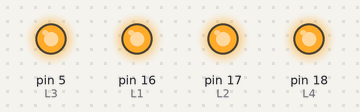
A sketch run on a simulated Arduino Uno, built with avr-gcc and run on an emulated ATmega328P. Shown: output pins drawn as LEDs (lit = HIGH).

Above: at 1.0 s.
At 3.0 s:
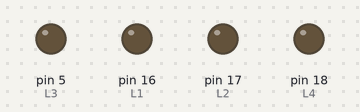
Timing chart, 0 to 5.2 s (numbered marks = the images above):
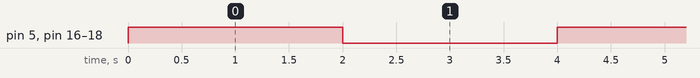

Measured:
- by itself, pin 5 (L3), pin 16 (L1), pin 17 (L2), pin 18 (L4): alternates HIGH for 2.0 s and LOW for 2.0 s

The sketch:

led.ino
```cpp
const int L1=16, L2=17, L3=5, L4=18;	//initializing LED pins
void setup()
{
pinMode(L1, OUTPUT);	// Set all Port pins as output
pinMode(L2, OUTPUT);
pinMode(L3, OUTPUT);
pinMode(L4, OUTPUT);
}
void loop()
{
digitalWrite(L1, HIGH);
digitalWrite(L2, HIGH);
digitalWrite(L3, HIGH);
digitalWrite(L4, HIGH);
delay(2000);
digitalWrite(L1, LOW);
digitalWrite(L2, LOW);
digitalWrite(L3, LOW);
digitalWrite(L4, LOW);
delay(2000);
}
```
